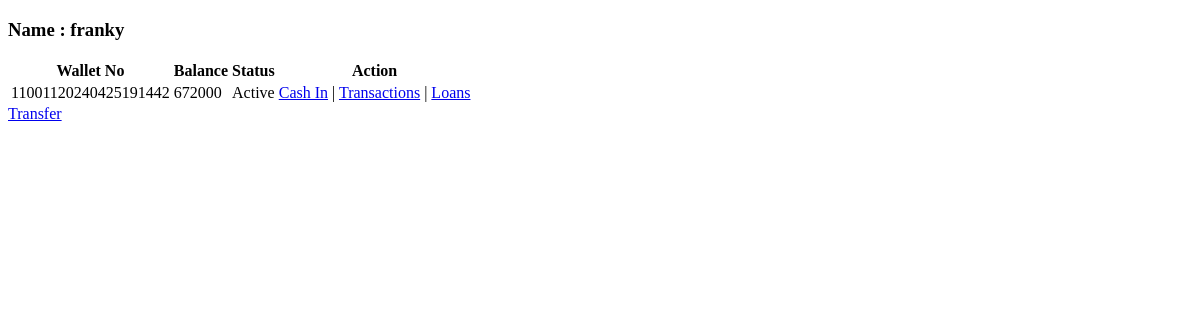
Before: /customers/home.php (signed in) with the older database file.
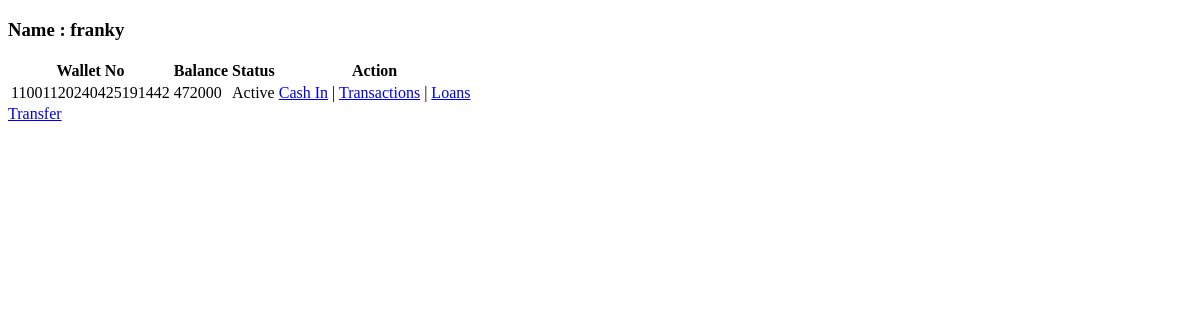
After: the same page with the newer database file.
### tables this page shows
CREATE TABLE `wallets` (
  `wallet_id` int(11) NOT NULL,
  `wallet_number` varchar(225) NOT NULL,
  `wallet_status` varchar(11) NOT NULL,
  `balance` decimal(10,0) NOT NULL,
  `customer_id` int(11) NOT NULL,
  `bank_id` int(11) NOT NULL
);

### customers/home.php (the view, shortened to what this page needs)
<?php
    include("../connection.php");
    $customer_id = $_SESSION['customer_id'];
    $query = "SELECT * FROM wallets WHERE customer_id = '$customer_id'";
    $result = mysqli_query($connect, $query);
?>
<!DOCTYPE html>
<html lang="en">
<head>
</head>
<body>
    <h3>Name : <?php echo $_SESSION['customer_name'];?></h3>
    <table>
        <thead>
            <tr>
                <th>Wallet No</th>
                <th>Balance</th>
                <th>Status</th>
                <th>Action</th>
            </tr>
        </thead>
        <tbody>
            <?php
                while ($row = mysqli_fetch_assoc($result)) {
                    $wallet_id = $row['wallet_id'];
                    echo "<tr>";
                    echo "<td>{$row['wallet_number']}</td>";
                    echo "<td>{$row['balance']}</td>";
                    echo "<td>{$row['wallet_status']}</td>";
                    echo "<td><a href='transactions/cashInHistory.php?wid=$wallet_id'>Cash In</a> |
                    <a href='transactions/transactionHistory.php?wid=$wallet_id'>Transactions</a> |
                    <a href='loans.php?wid=$wallet_id'>Loans</a>";
                    echo "</td>";
                    echo "</tr>";
                }
            ?>
        </tbody>
    </table>
</body>
<a href="transfer.php">Transfer</a>
</html>

Changed rows visible on the page:
changed wallets "Active": balance "672000" → "472000"
